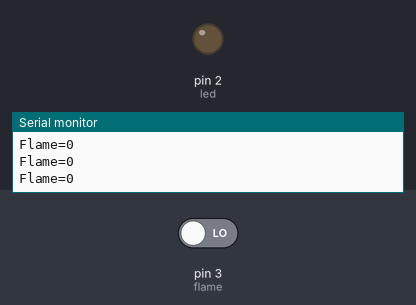
Bench run of a sketch on a simulated Arduino Uno, built with avr-gcc and run on an emulated ATmega328P. Shown: output pins drawn as LEDs (lit = HIGH), the last lines printed to the serial monitor. The test bench sets the inputs (shaded band); at power-on: pin 3 (flame) LOW.

Above: at 1.2 s.
1.3 s: pin 3 (flame) driven HIGH
At 2.6 s:
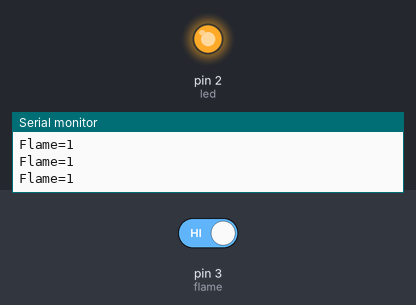
2.9 s: pin 3 (flame) driven LOW
At 3.9 s:
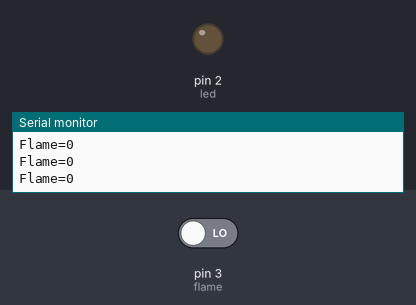
Timing chart, 0 to 5.9 s (numbered marks = the images above; inputs shaded):
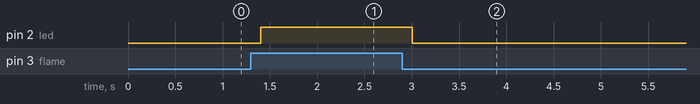

Measured:
- after the input at 1.3 s, pin 2 (led): LOW → HIGH after 0.10 s
- after the input at 2.9 s, pin 2 (led): HIGH → LOW after 0.10 s

The sketch:

FLAME_OR_FIRE_DETECTOR.ino
```cpp
int flame = 3;
int led = 2;

void setup()
{
     Serial.begin(9600);
     pinMode(flame, INPUT);
     pinMode(led, OUTPUT);
}

void loop()
{
      int flameval = digitalRead(flame);
          Serial.print("Flame=");
          Serial.println(flameval);
          delay(100);
          if(flameval == HIGH)
            digitalWrite(led, HIGH);
          else
           digitalWrite(led, LOW);
}
```
